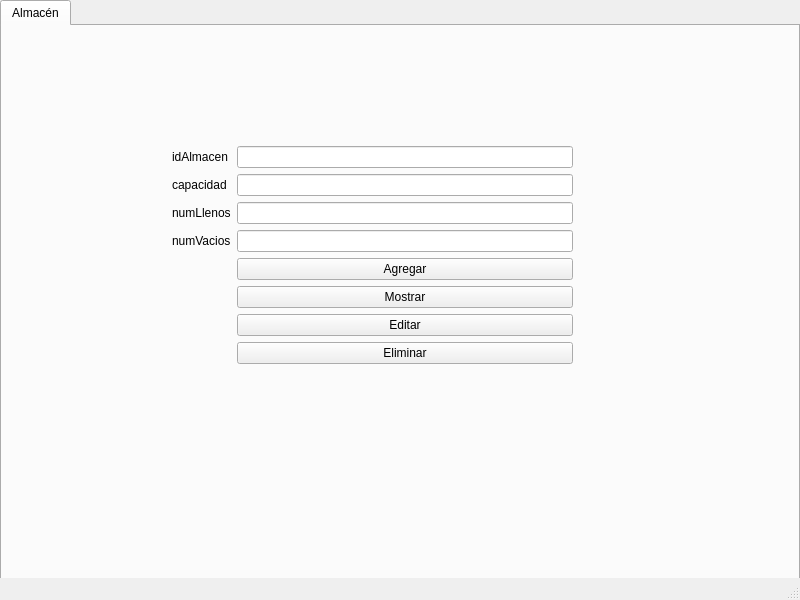
<?xml version="1.0" encoding="UTF-8"?>
<ui version="4.0">
 <class>MainWindow</class>
 <widget class="QMainWindow" name="MainWindow">
  <property name="geometry">
   <rect>
    <x>0</x>
    <y>0</y>
    <width>800</width>
    <height>600</height>
   </rect>
  </property>
  <property name="windowTitle">
   <string>MainWindow</string>
  </property>
  <widget class="QWidget" name="centralwidget">
   <widget class="QTabWidget" name="pestanasBD">
    <property name="geometry">
     <rect>
      <x>0</x>
      <y>0</y>
      <width>800</width>
      <height>600</height>
     </rect>
    </property>
    <property name="minimumSize">
     <size>
      <width>800</width>
      <height>600</height>
     </size>
    </property>
    <property name="currentIndex">
     <number>0</number>
    </property>
    <widget class="QWidget" name="almacen">
     <property name="toolTip">
      <string/>
     </property>
     <property name="accessibleName">
      <string/>
     </property>
     <property name="accessibleDescription">
      <string/>
     </property>
     <attribute name="title">
      <string>Almacén</string>
     </attribute>
     <widget class="QWidget" name="formLayoutWidget">
      <property name="geometry">
       <rect>
        <x>170</x>
        <y>120</y>
        <width>401</width>
        <height>281</height>
       </rect>
      </property>
      <layout class="QFormLayout" name="formLayout">
       <item row="0" column="0">
        <widget class="QLabel" name="label">
         <property name="text">
          <string>idAlmacen</string>
         </property>
        </widget>
       </item>
       <item row="1" column="0">
        <widget class="QLabel" name="label_2">
         <property name="text">
          <string>capacidad</string>
         </property>
        </widget>
       </item>
       <item row="2" column="0">
        <widget class="QLabel" name="label_3">
         <property name="text">
          <string>numLlenos</string>
         </property>
        </widget>
       </item>
       <item row="3" column="0">
        <widget class="QLabel" name="label_4">
         <property name="text">
          <string>numVacios</string>
         </property>
        </widget>
       </item>
       <item row="1" column="1">
        <widget class="QLineEdit" name="lineEdit_2"/>
       </item>
       <item row="2" column="1">
        <widget class="QLineEdit" name="lineEdit_3"/>
       </item>
       <item row="3" column="1">
        <widget class="QLineEdit" name="lineEdit_4"/>
       </item>
       <item row="4" column="1">
        <widget class="QPushButton" name="btnAgregar">
         <property name="text">
          <string>Agregar</string>
         </property>
        </widget>
       </item>
       <item row="5" column="1">
        <widget class="QPushButton" name="btnMostrar">
         <property name="text">
          <string>Mostrar</string>
         </property>
        </widget>
       </item>
       <item row="6" column="1">
        <widget class="QPushButton" name="btnEditar">
         <property name="text">
          <string>Editar</string>
         </property>
        </widget>
       </item>
       <item row="7" column="1">
        <widget class="QPushButton" name="btnEliminar">
         <property name="text">
          <string>Eliminar</string>
         </property>
        </widget>
       </item>
       <item row="0" column="1">
        <widget class="QLineEdit" name="lineEdit"/>
       </item>
      </layout>
     </widget>
    </widget>
   </widget>
  </widget>
  <widget class="QMenuBar" name="menubar">
   <property name="geometry">
    <rect>
     <x>0</x>
     <y>0</y>
     <width>800</width>
     <height>26</height>
    </rect>
   </property>
  </widget>
  <widget class="QStatusBar" name="statusbar"/>
 </widget>
 <resources/>
 <connections/>
</ui>
